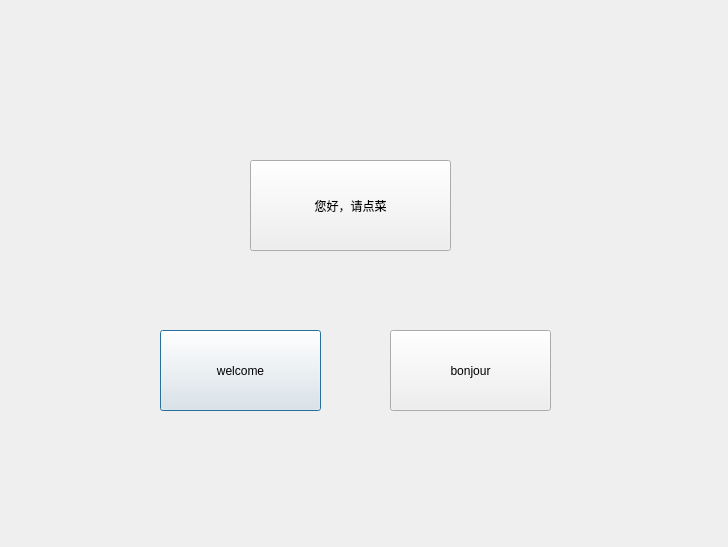
<?xml version="1.0" encoding="UTF-8"?>
<ui version="4.0">
 <class>welcome</class>
 <widget class="QDialog" name="welcome">
  <property name="geometry">
   <rect>
    <x>0</x>
    <y>0</y>
    <width>728</width>
    <height>547</height>
   </rect>
  </property>
  <property name="windowTitle">
   <string>Dialog</string>
  </property>
  <property name="styleSheet">
   <string notr="true">border-image: url(:/backgroud/starsky.jpg);</string>
  </property>
  <widget class="QPushButton" name="english">
   <property name="geometry">
    <rect>
     <x>160</x>
     <y>330</y>
     <width>161</width>
     <height>81</height>
    </rect>
   </property>
   <property name="styleSheet">
    <string notr="true">border-image: url(:/backgroud/waterdrop.png);
font: 14pt &quot;STKaiti&quot;;</string>
   </property>
   <property name="text">
    <string>welcome</string>
   </property>
  </widget>
  <widget class="QPushButton" name="french">
   <property name="geometry">
    <rect>
     <x>390</x>
     <y>330</y>
     <width>161</width>
     <height>81</height>
    </rect>
   </property>
   <property name="styleSheet">
    <string notr="true">border-image: url(:/backgroud/waterdrop.png);
font: 14pt &quot;STKaiti&quot;;</string>
   </property>
   <property name="text">
    <string>bonjour</string>
   </property>
  </widget>
  <widget class="QPushButton" name="chinese">
   <property name="geometry">
    <rect>
     <x>250</x>
     <y>160</y>
     <width>201</width>
     <height>91</height>
    </rect>
   </property>
   <property name="styleSheet">
    <string notr="true">
border-image: url(:/backgroud/waterdrop.png);
font: 14pt &quot;STKaiti&quot;;</string>
   </property>
   <property name="text">
    <string>您好，请点菜</string>
   </property>
  </widget>
 </widget>
 <resources/>
 <connections/>
</ui>
